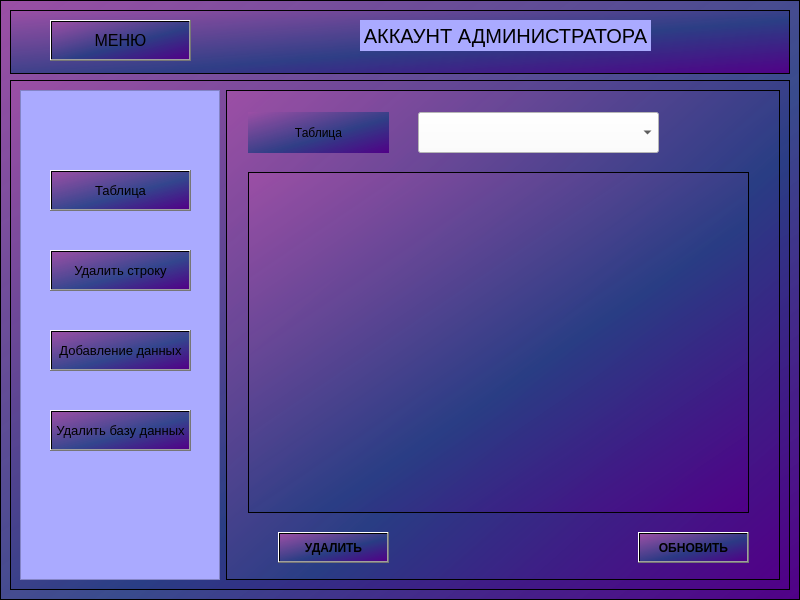
<?xml version="1.0" encoding="UTF-8"?>
<ui version="4.0">
 <class>MainWindow</class>
 <widget class="QMainWindow" name="MainWindow">
  <property name="geometry">
   <rect>
    <x>0</x>
    <y>0</y>
    <width>800</width>
    <height>600</height>
   </rect>
  </property>
  <property name="windowTitle">
   <string>MainWindow</string>
  </property>
  <widget class="QWidget" name="centralwidget">
   <layout class="QVBoxLayout" name="verticalLayout">
    <property name="spacing">
     <number>0</number>
    </property>
    <property name="leftMargin">
     <number>0</number>
    </property>
    <property name="topMargin">
     <number>0</number>
    </property>
    <property name="rightMargin">
     <number>0</number>
    </property>
    <property name="bottomMargin">
     <number>0</number>
    </property>
    <item>
     <widget class="QFrame" name="frame">
      <property name="styleSheet">
       <string notr="true">background-color: qlineargradient(spread:pad, x1:1, y1:1, x2:0, y2:0, stop:0 rgba(81, 0, 135, 255), stop:0.427447 rgba(41, 61, 132, 235), stop:1 rgba(155, 79, 165, 255));
</string>
      </property>
      <property name="frameShape">
       <enum>QFrame::StyledPanel</enum>
      </property>
      <property name="frameShadow">
       <enum>QFrame::Raised</enum>
      </property>
      <layout class="QVBoxLayout" name="verticalLayout_2" stretch="1,8">
       <item>
        <widget class="QFrame" name="frame_2">
         <property name="minimumSize">
          <size>
           <width>0</width>
           <height>42</height>
          </size>
         </property>
         <property name="frameShape">
          <enum>QFrame::StyledPanel</enum>
         </property>
         <property name="frameShadow">
          <enum>QFrame::Raised</enum>
         </property>
         <widget class="QPushButton" name="pushButton_menu">
          <property name="geometry">
           <rect>
            <x>40</x>
            <y>10</y>
            <width>141</width>
            <height>41</height>
           </rect>
          </property>
          <property name="font">
           <font>
            <pointsize>12</pointsize>
           </font>
          </property>
          <property name="text">
           <string>МЕНЮ</string>
          </property>
         </widget>
         <widget class="QLabel" name="label_4">
          <property name="geometry">
           <rect>
            <x>350</x>
            <y>10</y>
            <width>291</width>
            <height>31</height>
           </rect>
          </property>
          <property name="font">
           <font>
            <pointsize>15</pointsize>
           </font>
          </property>
          <property name="styleSheet">
           <string notr="true">background-color:rgb(170, 170, 255);</string>
          </property>
          <property name="text">
           <string>АККАУНТ АДМИНИСТРАТОРА</string>
          </property>
          <property name="alignment">
           <set>Qt::AlignCenter</set>
          </property>
         </widget>
        </widget>
       </item>
       <item>
        <widget class="QFrame" name="frame_3">
         <property name="frameShape">
          <enum>QFrame::StyledPanel</enum>
         </property>
         <property name="frameShadow">
          <enum>QFrame::Raised</enum>
         </property>
         <layout class="QHBoxLayout" name="horizontalLayout">
          <item>
           <widget class="QFrame" name="frame_4">
            <property name="minimumSize">
             <size>
              <width>200</width>
              <height>0</height>
             </size>
            </property>
            <property name="maximumSize">
             <size>
              <width>0</width>
              <height>16777215</height>
             </size>
            </property>
            <property name="styleSheet">
             <string notr="true">QFrame{
background-color: rgb(170, 170, 255)
}
QPushButton{
background-color: qlineargradient(spread:pad, x1:1, y1:1, x2:0, y2:0, stop:0 rgba(81, 0, 135, 255), stop:0.427447 rgba(41, 61, 132, 235), stop:1 rgba(155, 79, 165, 255));
}
QPushButton:hover{
background-color:white;
}</string>
            </property>
            <property name="frameShape">
             <enum>QFrame::StyledPanel</enum>
            </property>
            <property name="frameShadow">
             <enum>QFrame::Raised</enum>
            </property>
            <widget class="QPushButton" name="pushButton_spisok">
             <property name="geometry">
              <rect>
               <x>30</x>
               <y>80</y>
               <width>141</width>
               <height>41</height>
              </rect>
             </property>
             <property name="minimumSize">
              <size>
               <width>0</width>
               <height>40</height>
              </size>
             </property>
             <property name="font">
              <font>
               <pointsize>10</pointsize>
              </font>
             </property>
             <property name="text">
              <string>Таблица</string>
             </property>
            </widget>
            <widget class="QPushButton" name="pushButton_korzina">
             <property name="geometry">
              <rect>
               <x>30</x>
               <y>160</y>
               <width>141</width>
               <height>41</height>
              </rect>
             </property>
             <property name="minimumSize">
              <size>
               <width>0</width>
               <height>40</height>
              </size>
             </property>
             <property name="font">
              <font>
               <pointsize>10</pointsize>
              </font>
             </property>
             <property name="text">
              <string>Удалить строку</string>
             </property>
            </widget>
            <widget class="QPushButton" name="pushButton_zakazi">
             <property name="geometry">
              <rect>
               <x>30</x>
               <y>240</y>
               <width>141</width>
               <height>41</height>
              </rect>
             </property>
             <property name="minimumSize">
              <size>
               <width>0</width>
               <height>40</height>
              </size>
             </property>
             <property name="font">
              <font>
               <pointsize>10</pointsize>
              </font>
             </property>
             <property name="text">
              <string>Добавление данных</string>
             </property>
            </widget>
            <widget class="QPushButton" name="pushButton_2">
             <property name="geometry">
              <rect>
               <x>30</x>
               <y>320</y>
               <width>141</width>
               <height>41</height>
              </rect>
             </property>
             <property name="font">
              <font>
               <pointsize>10</pointsize>
              </font>
             </property>
             <property name="text">
              <string>Удалить базу данных</string>
             </property>
            </widget>
           </widget>
          </item>
          <item>
           <widget class="QFrame" name="frame_5">
            <property name="frameShape">
             <enum>QFrame::StyledPanel</enum>
            </property>
            <property name="frameShadow">
             <enum>QFrame::Raised</enum>
            </property>
            <layout class="QVBoxLayout" name="verticalLayout_3">
             <property name="spacing">
              <number>0</number>
             </property>
             <property name="leftMargin">
              <number>1</number>
             </property>
             <property name="topMargin">
              <number>1</number>
             </property>
             <property name="rightMargin">
              <number>1</number>
             </property>
             <property name="bottomMargin">
              <number>1</number>
             </property>
             <item>
              <widget class="QStackedWidget" name="stackedWidget">
               <property name="font">
                <font>
                 <pointsize>12</pointsize>
                </font>
               </property>
               <property name="currentIndex">
                <number>0</number>
               </property>
               <widget class="QWidget" name="page_table">
                <widget class="QTableWidget" name="tableWidget">
                 <property name="geometry">
                  <rect>
                   <x>20</x>
                   <y>80</y>
                   <width>501</width>
                   <height>341</height>
                  </rect>
                 </property>
                 <property name="styleSheet">
                  <string notr="true">background-color: qlineargradient(spread:pad, x1:1, y1:1, x2:0, y2:0, stop:0 rgba(81, 0, 135, 255), stop:0.427447 rgba(41, 61, 132, 235), stop:1 rgba(155, 79, 165, 255));
</string>
                 </property>
                </widget>
                <widget class="QLabel" name="label">
                 <property name="geometry">
                  <rect>
                   <x>20</x>
                   <y>20</y>
                   <width>141</width>
                   <height>41</height>
                  </rect>
                 </property>
                 <property name="font">
                  <font>
                   <italic>false</italic>
                   <bold>false</bold>
                  </font>
                 </property>
                 <property name="text">
                  <string>Таблица</string>
                 </property>
                 <property name="alignment">
                  <set>Qt::AlignCenter</set>
                 </property>
                </widget>
                <widget class="QPushButton" name="pushButton_obnovi">
                 <property name="geometry">
                  <rect>
                   <x>410</x>
                   <y>440</y>
                   <width>111</width>
                   <height>31</height>
                  </rect>
                 </property>
                 <property name="font">
                  <font>
                   <bold>true</bold>
                  </font>
                 </property>
                 <property name="text">
                  <string>ОБНОВИТЬ</string>
                 </property>
                </widget>
                <widget class="QComboBox" name="comboBox">
                 <property name="geometry">
                  <rect>
                   <x>190</x>
                   <y>20</y>
                   <width>241</width>
                   <height>41</height>
                  </rect>
                 </property>
                 <property name="contextMenuPolicy">
                  <enum>Qt::NoContextMenu</enum>
                 </property>
                 <property name="styleSheet">
                  <string notr="true">background-color:rgb(255, 255, 255);</string>
                 </property>
                 <property name="currentIndex">
                  <number>-1</number>
                 </property>
                 <property name="placeholderText">
                  <string>Выберите таблицу</string>
                 </property>
                 <item>
                  <property name="text">
                   <string>book</string>
                  </property>
                 </item>
                 <item>
                  <property name="text">
                   <string>author</string>
                  </property>
                 </item>
                 <item>
                  <property name="text">
                   <string>city</string>
                  </property>
                 </item>
                 <item>
                  <property name="text">
                   <string>client</string>
                  </property>
                 </item>
                 <item>
                  <property name="text">
                   <string>book_buy</string>
                  </property>
                 </item>
                 <item>
                  <property name="text">
                   <string>все таблицы</string>
                  </property>
                 </item>
                </widget>
                <widget class="QPushButton" name="pushButton">
                 <property name="geometry">
                  <rect>
                   <x>50</x>
                   <y>440</y>
                   <width>111</width>
                   <height>31</height>
                  </rect>
                 </property>
                 <property name="font">
                  <font>
                   <bold>true</bold>
                  </font>
                 </property>
                 <property name="text">
                  <string>УДАЛИТЬ</string>
                 </property>
                </widget>
               </widget>
               <widget class="QWidget" name="page_delete">
                <widget class="QLabel" name="label_2">
                 <property name="geometry">
                  <rect>
                   <x>20</x>
                   <y>70</y>
                   <width>171</width>
                   <height>31</height>
                  </rect>
                 </property>
                 <property name="text">
                  <string>ВВЕДИТЕ НАЗВАНИЕ:</string>
                 </property>
                 <property name="alignment">
                  <set>Qt::AlignCenter</set>
                 </property>
                </widget>
                <widget class="QLineEdit" name="lineEdit">
                 <property name="geometry">
                  <rect>
                   <x>200</x>
                   <y>70</y>
                   <width>221</width>
                   <height>31</height>
                  </rect>
                 </property>
                 <property name="styleSheet">
                  <string notr="true">background-color:rgb(255, 255, 255);</string>
                 </property>
                </widget>
                <widget class="QPushButton" name="pushButton_poisc">
                 <property name="geometry">
                  <rect>
                   <x>430</x>
                   <y>70</y>
                   <width>91</width>
                   <height>31</height>
                  </rect>
                 </property>
                 <property name="text">
                  <string>ПОИСК</string>
                 </property>
                </widget>
                <widget class="QPushButton" name="pushButton_ophorm_zakaz">
                 <property name="geometry">
                  <rect>
                   <x>390</x>
                   <y>390</y>
                   <width>131</width>
                   <height>51</height>
                  </rect>
                 </property>
                 <property name="text">
                  <string>Удалить строчку</string>
                 </property>
                </widget>
                <widget class="QTableWidget" name="tableWidget_2">
                 <property name="geometry">
                  <rect>
                   <x>20</x>
                   <y>120</y>
                   <width>501</width>
                   <height>231</height>
                  </rect>
                 </property>
                </widget>
                <widget class="QLabel" name="label_5">
                 <property name="geometry">
                  <rect>
                   <x>170</x>
                   <y>10</y>
                   <width>211</width>
                   <height>31</height>
                  </rect>
                 </property>
                 <property name="text">
                  <string>УДАЛИТЬ СТРОКУ</string>
                 </property>
                 <property name="alignment">
                  <set>Qt::AlignCenter</set>
                 </property>
                </widget>
               </widget>
               <widget class="QWidget" name="page_add">
                <widget class="QPushButton" name="pushButton_4">
                 <property name="geometry">
                  <rect>
                   <x>140</x>
                   <y>20</y>
                   <width>241</width>
                   <height>41</height>
                  </rect>
                 </property>
                 <property name="text">
                  <string>ДОБАВЛЕНИЕ НОВЫХ ДАННЫХ</string>
                 </property>
                </widget>
                <widget class="QFrame" name="frame_6">
                 <property name="geometry">
                  <rect>
                   <x>70</x>
                   <y>100</y>
                   <width>401</width>
                   <height>281</height>
                  </rect>
                 </property>
                 <property name="frameShape">
                  <enum>QFrame::StyledPanel</enum>
                 </property>
                 <property name="frameShadow">
                  <enum>QFrame::Raised</enum>
                 </property>
                 <widget class="QLineEdit" name="lineEdit_2">
                  <property name="geometry">
                   <rect>
                    <x>180</x>
                    <y>40</y>
                    <width>181</width>
                    <height>31</height>
                   </rect>
                  </property>
                  <property name="styleSheet">
                   <string notr="true">background-color:white;</string>
                  </property>
                 </widget>
                 <widget class="QLineEdit" name="lineEdit_3">
                  <property name="geometry">
                   <rect>
                    <x>180</x>
                    <y>90</y>
                    <width>181</width>
                    <height>31</height>
                   </rect>
                  </property>
                  <property name="styleSheet">
                   <string notr="true">background-color:white;</string>
                  </property>
                 </widget>
                 <widget class="QLineEdit" name="lineEdit_4">
                  <property name="geometry">
                   <rect>
                    <x>180</x>
                    <y>140</y>
                    <width>181</width>
                    <height>31</height>
                   </rect>
                  </property>
                  <property name="styleSheet">
                   <string notr="true">background-color:white;</string>
                  </property>
                 </widget>
                 <widget class="QLineEdit" name="lineEdit_5">
                  <property name="geometry">
                   <rect>
                    <x>180</x>
                    <y>190</y>
                    <width>181</width>
                    <height>31</height>
                   </rect>
                  </property>
                  <property name="styleSheet">
                   <string notr="true">background-color:white;</string>
                  </property>
                 </widget>
                 <widget class="QLabel" name="label_3">
                  <property name="geometry">
                   <rect>
                    <x>40</x>
                    <y>40</y>
                    <width>121</width>
                    <height>31</height>
                   </rect>
                  </property>
                  <property name="text">
                   <string>name_author</string>
                  </property>
                  <property name="alignment">
                   <set>Qt::AlignCenter</set>
                  </property>
                 </widget>
                 <widget class="QLabel" name="label_8">
                  <property name="geometry">
                   <rect>
                    <x>40</x>
                    <y>140</y>
                    <width>121</width>
                    <height>31</height>
                   </rect>
                  </property>
                  <property name="text">
                   <string>price</string>
                  </property>
                  <property name="alignment">
                   <set>Qt::AlignCenter</set>
                  </property>
                 </widget>
                 <widget class="QLabel" name="label_9">
                  <property name="geometry">
                   <rect>
                    <x>40</x>
                    <y>90</y>
                    <width>121</width>
                    <height>31</height>
                   </rect>
                  </property>
                  <property name="text">
                   <string>title</string>
                  </property>
                  <property name="alignment">
                   <set>Qt::AlignCenter</set>
                  </property>
                 </widget>
                 <widget class="QLabel" name="label_10">
                  <property name="geometry">
                   <rect>
                    <x>40</x>
                    <y>190</y>
                    <width>121</width>
                    <height>31</height>
                   </rect>
                  </property>
                  <property name="text">
                   <string>amount</string>
                  </property>
                  <property name="alignment">
                   <set>Qt::AlignCenter</set>
                  </property>
                 </widget>
                </widget>
                <widget class="QPushButton" name="pushButton_add_book">
                 <property name="geometry">
                  <rect>
                   <x>340</x>
                   <y>400</y>
                   <width>131</width>
                   <height>51</height>
                  </rect>
                 </property>
                 <property name="text">
                  <string>Добавить книгу</string>
                 </property>
                </widget>
               </widget>
              </widget>
             </item>
            </layout>
           </widget>
          </item>
         </layout>
        </widget>
       </item>
      </layout>
     </widget>
    </item>
   </layout>
  </widget>
 </widget>
 <resources/>
 <connections/>
</ui>
